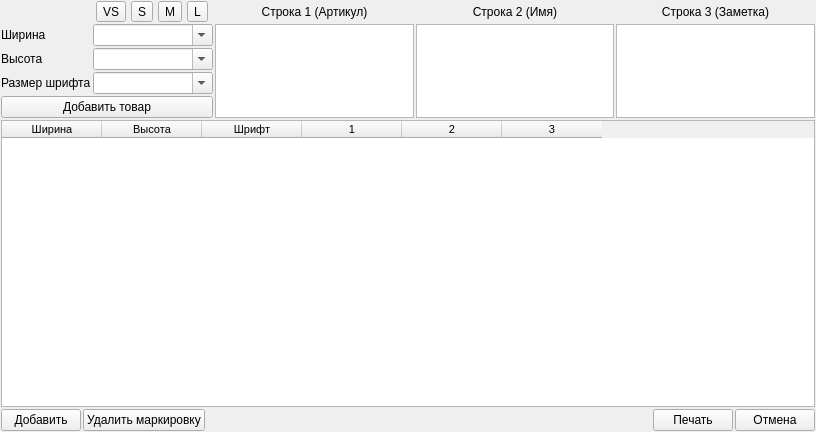
<?xml version="1.0" encoding="UTF-8"?>
<ui version="4.0">
 <class>MainWindow</class>
 <widget class="QMainWindow" name="MainWindow">
  <property name="geometry">
   <rect>
    <x>0</x>
    <y>0</y>
    <width>816</width>
    <height>432</height>
   </rect>
  </property>
  <property name="windowTitle">
   <string>Создание табличек</string>
  </property>
  <widget class="QWidget" name="centralwidget">
   <layout class="QGridLayout" name="gridLayout_2">
    <property name="leftMargin">
     <number>1</number>
    </property>
    <property name="topMargin">
     <number>1</number>
    </property>
    <property name="rightMargin">
     <number>1</number>
    </property>
    <property name="bottomMargin">
     <number>1</number>
    </property>
    <property name="spacing">
     <number>2</number>
    </property>
    <item row="1" column="0">
     <widget class="QTableWidget" name="tw_label">
      <property name="font">
       <font>
        <family>Tahoma</family>
        <pointsize>8</pointsize>
       </font>
      </property>
      <property name="editTriggers">
       <set>QAbstractItemView::NoEditTriggers</set>
      </property>
      <property name="alternatingRowColors">
       <bool>true</bool>
      </property>
      <property name="selectionBehavior">
       <enum>QAbstractItemView::SelectRows</enum>
      </property>
      <attribute name="verticalHeaderDefaultSectionSize">
       <number>20</number>
      </attribute>
      <attribute name="verticalHeaderMinimumSectionSize">
       <number>18</number>
      </attribute>
      <column>
       <property name="text">
        <string>Ширина</string>
       </property>
      </column>
      <column>
       <property name="text">
        <string>Высота</string>
       </property>
      </column>
      <column>
       <property name="text">
        <string>Шрифт</string>
       </property>
      </column>
      <column>
       <property name="text">
        <string>1</string>
       </property>
      </column>
      <column>
       <property name="text">
        <string>2</string>
       </property>
      </column>
      <column>
       <property name="text">
        <string>3</string>
       </property>
      </column>
     </widget>
    </item>
    <item row="0" column="0">
     <layout class="QGridLayout" name="gridLayout">
      <property name="spacing">
       <number>2</number>
      </property>
      <item row="2" column="1">
       <widget class="QComboBox" name="cb_height">
        <property name="editable">
         <bool>true</bool>
        </property>
       </widget>
      </item>
      <item row="1" column="0">
       <widget class="QLabel" name="label">
        <property name="text">
         <string>Ширина</string>
        </property>
       </widget>
      </item>
      <item row="0" column="4">
       <widget class="QLabel" name="label_6">
        <property name="text">
         <string>Строка 3 (Заметка)</string>
        </property>
        <property name="alignment">
         <set>Qt::AlignCenter</set>
        </property>
       </widget>
      </item>
      <item row="0" column="2">
       <widget class="QLabel" name="label_4">
        <property name="text">
         <string>Строка 1 (Артикул)</string>
        </property>
        <property name="alignment">
         <set>Qt::AlignCenter</set>
        </property>
       </widget>
      </item>
      <item row="1" column="1">
       <widget class="QComboBox" name="cb_width">
        <property name="minimumSize">
         <size>
          <width>120</width>
          <height>0</height>
         </size>
        </property>
        <property name="editable">
         <bool>true</bool>
        </property>
       </widget>
      </item>
      <item row="3" column="1">
       <widget class="QComboBox" name="cb_font_size">
        <property name="editable">
         <bool>true</bool>
        </property>
       </widget>
      </item>
      <item row="3" column="0">
       <widget class="QLabel" name="label_3">
        <property name="text">
         <string>Размер шрифта</string>
        </property>
       </widget>
      </item>
      <item row="2" column="0">
       <widget class="QLabel" name="label_2">
        <property name="text">
         <string>Высота</string>
        </property>
       </widget>
      </item>
      <item row="0" column="3">
       <widget class="QLabel" name="label_5">
        <property name="text">
         <string>Строка 2 (Имя)</string>
        </property>
        <property name="alignment">
         <set>Qt::AlignCenter</set>
        </property>
       </widget>
      </item>
      <item row="4" column="0" colspan="2">
       <widget class="QPushButton" name="pushButton">
        <property name="text">
         <string>Добавить товар</string>
        </property>
       </widget>
      </item>
      <item row="1" column="2" rowspan="4">
       <widget class="QPlainTextEdit" name="le_row1"/>
      </item>
      <item row="1" column="3" rowspan="4">
       <widget class="QPlainTextEdit" name="le_row2"/>
      </item>
      <item row="1" column="4" rowspan="4">
       <widget class="QPlainTextEdit" name="le_row3"/>
      </item>
      <item row="0" column="1">
       <layout class="QHBoxLayout" name="horizontalLayout_2">
        <item>
         <widget class="QToolButton" name="toolButton_4">
          <property name="text">
           <string>VS</string>
          </property>
         </widget>
        </item>
        <item>
         <widget class="QToolButton" name="toolButton_2">
          <property name="text">
           <string>S</string>
          </property>
         </widget>
        </item>
        <item>
         <widget class="QToolButton" name="toolButton_3">
          <property name="text">
           <string>M</string>
          </property>
         </widget>
        </item>
        <item>
         <widget class="QToolButton" name="toolButton">
          <property name="text">
           <string>L</string>
          </property>
         </widget>
        </item>
       </layout>
      </item>
     </layout>
    </item>
    <item row="2" column="0">
     <layout class="QHBoxLayout" name="horizontalLayout">
      <property name="spacing">
       <number>2</number>
      </property>
      <item>
       <widget class="QPushButton" name="pushButton_5">
        <property name="text">
         <string>Добавить</string>
        </property>
       </widget>
      </item>
      <item>
       <widget class="QPushButton" name="pushButton_4">
        <property name="text">
         <string>Удалить маркировку</string>
        </property>
       </widget>
      </item>
      <item>
       <spacer name="horizontalSpacer">
        <property name="orientation">
         <enum>Qt::Horizontal</enum>
        </property>
        <property name="sizeHint" stdset="0">
         <size>
          <width>40</width>
          <height>20</height>
         </size>
        </property>
       </spacer>
      </item>
      <item>
       <widget class="QPushButton" name="pushButton_3">
        <property name="text">
         <string>Печать</string>
        </property>
       </widget>
      </item>
      <item>
       <widget class="QPushButton" name="pushButton_2">
        <property name="text">
         <string>Отмена</string>
        </property>
       </widget>
      </item>
     </layout>
    </item>
   </layout>
  </widget>
 </widget>
 <resources/>
 <connections>
  <connection>
   <sender>pushButton</sender>
   <signal>clicked()</signal>
   <receiver>MainWindow</receiver>
   <slot>ui_view_product()</slot>
   <hints>
    <hint type="sourcelabel">
     <x>28</x>
     <y>95</y>
    </hint>
    <hint type="destinationlabel">
     <x>0</x>
     <y>91</y>
    </hint>
   </hints>
  </connection>
  <connection>
   <sender>tw_label</sender>
   <signal>cellClicked(int,int)</signal>
   <receiver>MainWindow</receiver>
   <slot>ui_select_label()</slot>
   <hints>
    <hint type="sourcelabel">
     <x>115</x>
     <y>188</y>
    </hint>
    <hint type="destinationlabel">
     <x>0</x>
     <y>179</y>
    </hint>
   </hints>
  </connection>
  <connection>
   <sender>pushButton_5</sender>
   <signal>clicked()</signal>
   <receiver>MainWindow</receiver>
   <slot>ui_add_label()</slot>
   <hints>
    <hint type="sourcelabel">
     <x>25</x>
     <y>429</y>
    </hint>
    <hint type="destinationlabel">
     <x>0</x>
     <y>319</y>
    </hint>
   </hints>
  </connection>
  <connection>
   <sender>pushButton_4</sender>
   <signal>clicked()</signal>
   <receiver>MainWindow</receiver>
   <slot>ui_del_label()</slot>
   <hints>
    <hint type="sourcelabel">
     <x>193</x>
     <y>429</y>
    </hint>
    <hint type="destinationlabel">
     <x>138</x>
     <y>394</y>
    </hint>
   </hints>
  </connection>
  <connection>
   <sender>pushButton_2</sender>
   <signal>clicked()</signal>
   <receiver>MainWindow</receiver>
   <slot>ui_can()</slot>
   <hints>
    <hint type="sourcelabel">
     <x>813</x>
     <y>429</y>
    </hint>
    <hint type="destinationlabel">
     <x>771</x>
     <y>408</y>
    </hint>
   </hints>
  </connection>
  <connection>
   <sender>pushButton_3</sender>
   <signal>clicked()</signal>
   <receiver>MainWindow</receiver>
   <slot>ui_acc()</slot>
   <hints>
    <hint type="sourcelabel">
     <x>736</x>
     <y>429</y>
    </hint>
    <hint type="destinationlabel">
     <x>691</x>
     <y>383</y>
    </hint>
   </hints>
  </connection>
  <connection>
   <sender>toolButton_2</sender>
   <signal>clicked()</signal>
   <receiver>MainWindow</receiver>
   <slot>ui_small_label()</slot>
   <hints>
    <hint type="sourcelabel">
     <x>138</x>
     <y>16</y>
    </hint>
    <hint type="destinationlabel">
     <x>98</x>
     <y>-79</y>
    </hint>
   </hints>
  </connection>
  <connection>
   <sender>toolButton_3</sender>
   <signal>clicked()</signal>
   <receiver>MainWindow</receiver>
   <slot>ui_medium_label()</slot>
   <hints>
    <hint type="sourcelabel">
     <x>168</x>
     <y>12</y>
    </hint>
    <hint type="destinationlabel">
     <x>143</x>
     <y>-39</y>
    </hint>
   </hints>
  </connection>
  <connection>
   <sender>toolButton</sender>
   <signal>clicked()</signal>
   <receiver>MainWindow</receiver>
   <slot>ui_large_label()</slot>
   <hints>
    <hint type="sourcelabel">
     <x>195</x>
     <y>7</y>
    </hint>
    <hint type="destinationlabel">
     <x>175</x>
     <y>-24</y>
    </hint>
   </hints>
  </connection>
  <connection>
   <sender>toolButton_4</sender>
   <signal>clicked()</signal>
   <receiver>MainWindow</receiver>
   <slot>ui_very_small_label()</slot>
   <hints>
    <hint type="sourcelabel">
     <x>95</x>
     <y>3</y>
    </hint>
    <hint type="destinationlabel">
     <x>76</x>
     <y>-61</y>
    </hint>
   </hints>
  </connection>
 </connections>
 <slots>
  <slot>ui_view_product()</slot>
  <slot>ui_select_label()</slot>
  <slot>ui_add_label()</slot>
  <slot>ui_del_label()</slot>
  <slot>ui_can()</slot>
  <slot>ui_acc()</slot>
  <slot>ui_small_label()</slot>
  <slot>ui_medium_label()</slot>
  <slot>ui_large_label()</slot>
  <slot>ui_very_small_label()</slot>
 </slots>
</ui>
